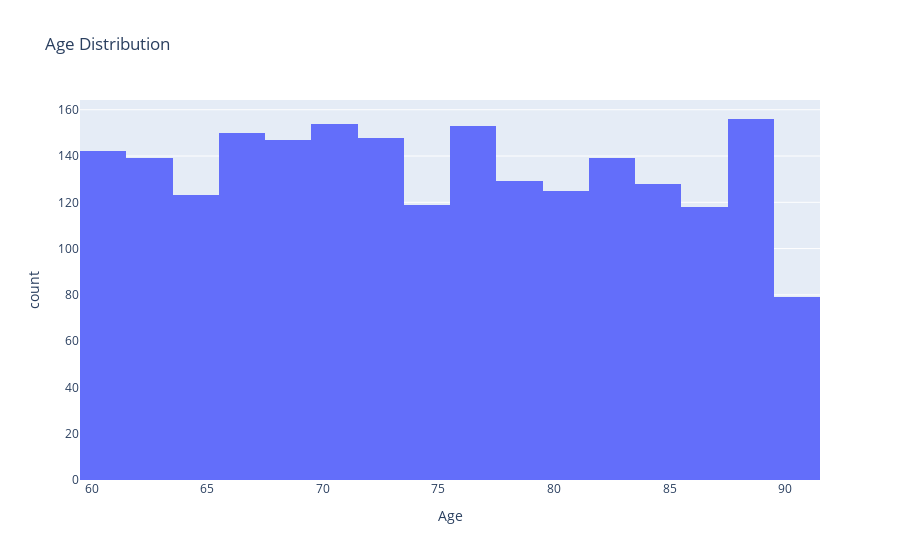
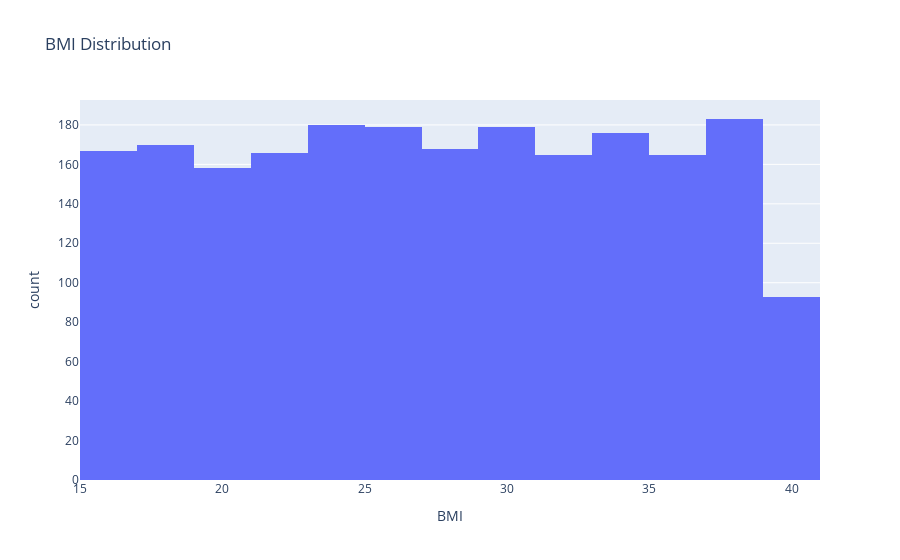

The notebook cell these images were saved under, in order:
### Code cell
# =============================================================================
# CMPUT 195 Mini Project: Alzheimer's Disease Dataset Analysis
# =============================================================================

# 1. Data Acquisition & Preprocessing
import pandas as pd
import numpy as np
import plotly.express as px
import plotly.graph_objects as go
from sklearn.preprocessing import LabelEncoder, StandardScaler
from sklearn.model_selection import train_test_split, GridSearchCV
from sklearn.linear_model import LogisticRegression
from sklearn.ensemble import RandomForestClassifier
from sklearn.svm import SVC
from sklearn.metrics import classification_report, confusion_matrix
from scipy.stats import ttest_ind

# Load the dataset
dataset = pd.read_csv("alzheimers_disease_data.csv")

# Display initial records and summary statistics
print("----- First Five Rows -----")
print(dataset.head())
print("\n----- Summary Statistics -----")
print(dataset.describe())

# Check for missing values
print("\n----- Missing Values per Column -----")
print(dataset.isnull().sum())

# Drop administrative columns (e.g., DoctorInCharge)
if 'DoctorInCharge' in dataset.columns:
    dataset.drop(columns=['DoctorInCharge'], inplace=True)

# Encode categorical variables if needed (e.g., 'Diagnosis')
le = LabelEncoder()
if dataset['Diagnosis'].dtype == 'object':
    dataset['Diagnosis'] = le.fit_transform(dataset['Diagnosis'])

# -----------------------------------------------------------------------------
# 2. Exploratory Data Analysis (EDA) with Plotly
# -----------------------------------------------------------------------------

# Age Distribution Histogram
fig_age = px.histogram(dataset, x="Age", nbins=20, title="Age Distribution",
                       labels={"Age": "Age", "count": "Frequency"})
fig_age.show()

# BMI Distribution Histogram
fig_bmi = px.histogram(dataset, x="BMI", nbins=20, title="BMI Distribution",
                       labels={"BMI": "BMI", "count": "Frequency"})
fig_bmi.show()

# Count Plot for Gender
fig_gender = px.histogram(dataset, x="Gender", title="Gender Distribution",
                          category_orders={"Gender": sorted(dataset["Gender"].unique())},
                          labels={"Gender": "Gender", "count": "Count"})
fig_gender.show()

# Correlation Matrix Heatmap
corr_matrix = dataset.corr()
fig_corr = px.imshow(corr_matrix, text_auto=True, aspect="auto",
                     title="Correlation Matrix", color_continuous_scale="RdBu")
fig_corr.show()

# Scatter Plot: Age vs. MMSE Score
fig_scatter = px.scatter(dataset, x="Age", y="MMSE", title="Age vs MMSE Score",
                         labels={"Age": "Age", "MMSE": "MMSE Score"})
fig_scatter.show()

# Box Plot: MMSE Score by Diagnosis Group
fig_box = px.box(dataset, x="Diagnosis", y="MMSE", title="MMSE Scores by Diagnosis Group",
                 labels={"Diagnosis": "Diagnosis (0/1)", "MMSE": "MMSE Score"})
fig_box.show()

# -----------------------------------------------------------------------------
# 3. Hypothesis Testing: Comparing MMSE Scores between Diagnosis Groups
# -----------------------------------------------------------------------------
group0 = dataset[dataset['Diagnosis'] == 0]['MMSE']
group1 = dataset[dataset['Diagnosis'] == 1]['MMSE']

t_stat, p_value = ttest_ind(group0, group1)
print("\n----- Hypothesis Testing: MMSE Difference -----")
print(f"T-statistic: {t_stat:.3f}, p-value: {p_value:.3f}")
if p_value < 0.05:
    print("Result: Significant difference in MMSE scores between groups (p < 0.05).")
else:
    print("Result: No significant difference in MMSE scores between groups (p >= 0.05).")

# -----------------------------------------------------------------------------
# 4. Modeling & Model Evaluation
# -----------------------------------------------------------------------------
# Prepare features (X) and target variable (y)
X = dataset.drop(columns=['PatientID', 'Diagnosis'])
y = dataset['Diagnosis']

# Split the data into training and testing sets
X_train, X_test, y_train, y_test = train_test_split(
    X, y, test_size=0.2, random_state=42
)

# Standardize the features (for models sensitive to scale, e.g., Logistic Regression and SVM)
scaler = StandardScaler()
X_train_scaled = scaler.fit_transform(X_train)
X_test_scaled = scaler.transform(X_test)

# ---------------------------
# Model 1: Logistic Regression
# ---------------------------
logreg = LogisticRegression(max_iter=1000)
logreg.fit(X_train_scaled, y_train)
y_pred_logreg = logreg.predict(X_test_scaled)
print("\n----- Logistic Regression Classification Report -----")
print(classification_report(y_test, y_pred_logreg))
cm_logreg = confusion_matrix(y_test, y_pred_logreg)
fig_cm_logreg = px.imshow(cm_logreg, text_auto=True, color_continuous_scale="Blues",
                          labels=dict(x="Predicted", y="Actual", color="Count"),
                          x=["Predicted 0", "Predicted 1"],
                          y=["Actual 0", "Actual 1"],
                          title="Logistic Regression: Confusion Matrix")
fig_cm_logreg.show()

# Visualize Logistic Regression Coefficients (Feature Importance)
coef = logreg.coef_[0]
features = X.columns
coef_df = pd.DataFrame({'Feature': features, 'Coefficient': coef})
coef_df = coef_df.reindex(coef_df['Coefficient'].abs().sort_values(ascending=False).index)
fig_coef = px.bar(coef_df, x='Feature', y='Coefficient',
                  title="Logistic Regression Feature Coefficients")
fig_coef.show()

# ---------------------------
# Model 2: Random Forest Classifier
# ---------------------------
rf = RandomForestClassifier(random_state=42)
rf.fit(X_train, y_train)  # Tree-based; scaling not strictly required
y_pred_rf = rf.predict(X_test)
print("\n----- Random Forest Classification Report -----")
print(classification_report(y_test, y_pred_rf))
cm_rf = confusion_matrix(y_test, y_pred_rf)
fig_cm_rf = px.imshow(cm_rf, text_auto=True, color_continuous_scale="Blues",
                      labels=dict(x="Predicted", y="Actual", color="Count"),
                      x=["Predicted 0", "Predicted 1"],
                      y=["Actual 0", "Actual 1"],
                      title="Random Forest: Confusion Matrix")
fig_cm_rf.show()

# Feature Importance for Random Forest
feat_importance = rf.feature_importances_
feat_imp_df = pd.DataFrame({'Feature': X.columns, 'Importance': feat_importance})
feat_imp_df = feat_imp_df.sort_values(by='Importance', ascending=False)
fig_rf_imp = px.bar(feat_imp_df, x='Feature', y='Importance',
                    title="Random Forest Feature Importance")
fig_rf_imp.show()

# Optional: Hyperparameter tuning for Random Forest using GridSearchCV
param_grid = {
    'n_estimators': [50, 100],
    'max_depth': [None, 5, 10],
    'min_samples_split': [2, 5]
}
grid_rf = GridSearchCV(RandomForestClassifier(random_state=42),
                       param_grid, cv=5, scoring='accuracy', n_jobs=-1)
grid_rf.fit(X_train, y_train)
print("\n----- Best Parameters from GridSearchCV (Random Forest) -----")
print(grid_rf.best_params_)
print("Best CV Score:", grid_rf.best_score_)

# ---------------------------
# Model 3: Support Vector Machine (SVM)
# ---------------------------
svm = SVC(kernel='rbf', probability=True, random_state=42)
svm.fit(X_train_scaled, y_train)
y_pred_svm = svm.predict(X_test_scaled)
print("\n----- SVM Classification Report -----")
print(classification_report(y_test, y_pred_svm))
cm_svm = confusion_matrix(y_test, y_pred_svm)
fig_cm_svm = px.imshow(cm_svm, text_auto=True, color_continuous_scale="Blues",
                       labels=dict(x="Predicted", y="Actual", color="Count"),
                       x=["Predicted 0", "Predicted 1"],
                       y=["Actual 0", "Actual 1"],
                       title="SVM: Confusion Matrix")
fig_cm_svm.show()

# =============================================================================
# End of Analysis Pipeline
# =============================================================================

# Interpretation & Conclusion:
# - The hypothesis testing confirms a significant difference in MMSE scores between diagnosis groups.
# - Logistic Regression shows strong overall performance (83% accuracy), though it may miss some instances of class 1.
# - Consider comparing these results with Random Forest and SVM to see if they improve recall or overall performance.
# - Document the feature importances, model comparisons, and any limitations for your final report.

### Figure 1 — Plotly figure (JSON) as saved in the notebook; plotly's stock layout.template omitted (floating-point values rounded to 4 significant figures; data arrays with more than 128 entries replaced by an {"elided": "..."} marker saying what was removed)
{"data": [{"alignmentgroup": "True", "bingroup": "x", "hovertemplate": "Age=%{x}<br>count=%{y}<extra></extra>", "legendgroup": "", "marker": {"color": "#636efa", "pattern": {"shape": ""}}, "name": "", "nbinsx": 20, "offsetgroup": "", "orientation": "v", "showlegend": false, "type": "histogram", "x": {"elided": "2149 int values"}, "xaxis": "x", "yaxis": "y"}], "layout": {"barmode": "relative", "legend": {"tracegroupgap": 0}, "title": {"text": "Age Distribution"}, "xaxis": {"anchor": "y", "domain": [0, 1], "title": {"text": "Age"}}, "yaxis": {"anchor": "x", "domain": [0, 1], "title": {"text": "count"}}}}

### Figure 2 — Plotly figure (JSON) as saved in the notebook; plotly's stock layout.template omitted (floating-point values rounded to 4 significant figures; data arrays with more than 128 entries replaced by an {"elided": "..."} marker saying what was removed)
{"data": [{"alignmentgroup": "True", "bingroup": "x", "hovertemplate": "BMI=%{x}<br>count=%{y}<extra></extra>", "legendgroup": "", "marker": {"color": "#636efa", "pattern": {"shape": ""}}, "name": "", "nbinsx": 20, "offsetgroup": "", "orientation": "v", "showlegend": false, "type": "histogram", "x": {"elided": "2149 float values"}, "xaxis": "x", "yaxis": "y"}], "layout": {"barmode": "relative", "legend": {"tracegroupgap": 0}, "title": {"text": "BMI Distribution"}, "xaxis": {"anchor": "y", "domain": [0, 1], "title": {"text": "BMI"}}, "yaxis": {"anchor": "x", "domain": [0, 1], "title": {"text": "count"}}}}
